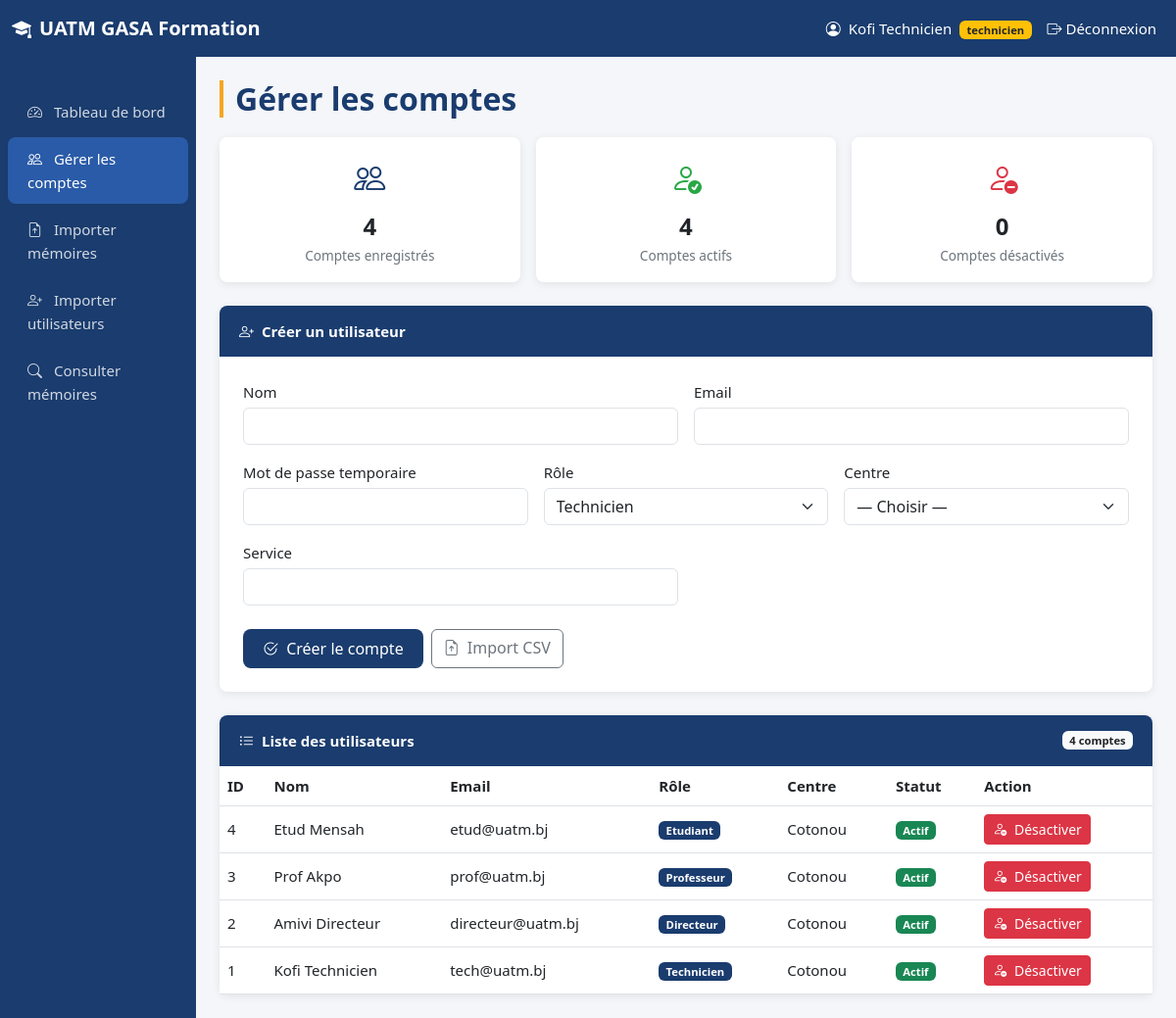
/views/technicien/gerer_comptes.php (signed in), run on the app's committed database.
### tables this page shows
CREATE TABLE utilisateur (
    id_utilisateur    INT AUTO_INCREMENT PRIMARY KEY,
    nom               VARCHAR(100) NOT NULL,
    email             VARCHAR(150) NOT NULL UNIQUE,
    mot_de_passe      VARCHAR(255) NOT NULL,   
    centre_id         INT NOT NULL,
    role              ENUM('etudiant','professeur','directeur','technicien') NOT NULL,
    est_actif         BOOLEAN DEFAULT TRUE,
    doit_changer_mdp  BOOLEAN DEFAULT TRUE,
    date_creation     DATETIME DEFAULT CURRENT_TIMESTAMP,
    FOREIGN KEY (centre_id) REFERENCES centre(id_centre)
);

CREATE TABLE centre (
    id_centre           INT AUTO_INCREMENT PRIMARY KEY,
    nom_centre          VARCHAR(100) NOT NULL,
    adresse             VARCHAR(255),
    telephone           VARCHAR(20),
    est_centre_principal BOOLEAN DEFAULT FALSE,
    created_at          DATETIME DEFAULT CURRENT_TIMESTAMP
);

### config/database.php (called while the page is built)
<?php
class Database {
    private $host = "localhost";
    private $dbname = "gestion_memoires";
    private $username = "root";
    private $password = "#ASSOGBAjb94#";
    public function connect() {
        try {
            $pdo = new PDO(
                "mysql:host=$this->host;dbname=$this->dbname;charset=utf8",
                $this->username,
                $this->password
            );
            $pdo->setAttribute(PDO::ATTR_ERRMODE, PDO::ERRMODE_EXCEPTION);
            return $pdo;
        } catch(PDOException $e) {
            die("Erreur de connexion : " . $e->getMessage());
        }
    }
}

### dao/UtilisateurDAO.php (called while the page is built, shortened)
<?php
require_once __DIR__ . '/../config/database.php';
class UtilisateurDAO
{
    private $pdo;
    public function __construct()
    {
        $database = new Database();
        $this->pdo = $database->connect();
    }
    public function getAllUtilisateurs()
    {
        $sql = "
            SELECT
                u.*,
                c.nom_centre
            FROM utilisateur u
            LEFT JOIN centre c ON c.id_centre = u.centre_id
            ORDER BY u.id_utilisateur DESC
        ";
        $requete = $this->pdo->query($sql);
        return $requete->fetchAll(PDO::FETCH_ASSOC);
    }
}

### views/technicien/gerer_comptes.php (the view, shortened to what this page needs)
<?php
require_once __DIR__ . '/../../dao/UtilisateurDAO.php';
$utilisateurDAO = new UtilisateurDAO();
$utilisateurs = $utilisateurDAO->getAllUtilisateurs();
$nbActifs    = count(array_filter($utilisateurs, fn($user) => $user['est_actif']));
$nbInactifs  = count($utilisateurs) - $nbActifs;
?>
<?php require_once __DIR__ . '/../layout/header.php'; ?>
<?php require_once __DIR__ . '/../layout/navbar.php'; ?>
<div class="container-fluid">
  <div class="row">
    <div class="col-md-2 px-0 sidebar">
      <nav class="nav flex-column pt-3">
        <a class="nav-link" href="/views/technicien/dashboard.php">
          <i class="bi bi-speedometer2"></i> Tableau de bord
        </a>
        <a class="nav-link active" href="/views/technicien/gerer_comptes.php">
          <i class="bi bi-people"></i> Gérer les comptes
        </a>
        <a class="nav-link" href="/views/technicien/importer_memoires.php">
          <i class="bi bi-file-earmark-arrow-up"></i> Importer mémoires
        </a>
        <a class="nav-link" href="/views/technicien/importer_utilisateurs.php">
          <i class="bi bi-person-plus"></i> Importer utilisateurs
        </a>
        <a class="nav-link" href="/views/commentateur/rechercher.php">
          <i class="bi bi-search"></i> Consulter mémoires
        </a>
      </nav>
    </div>
    <div class="col-md-10 p-4">
      <h2 class="section-title">Gérer les comptes</h2>
      <div class="row g-3 mb-4">
        <div class="col-12 col-md-4">
          <div class="card p-3 text-center">
            <div style="font-size:2rem;color:var(--primary)">
              <i class="bi bi-people"></i>
            </div>
            <div class="fw-bold mt-1" style="font-size:1.5rem"><?= count($utilisateurs) ?></div>
            <div style="color:var(--text-muted);font-size:0.85rem">Comptes enregistrés</div>
          </div>
        </div>
        <div class="col-12 col-md-4">
          <div class="card p-3 text-center">
            <div style="font-size:2rem;color:var(--success)">
              <i class="bi bi-person-check"></i>
            </div>
            <div class="fw-bold mt-1" style="font-size:1.5rem"><?= $nbActifs ?></div>
            <div style="color:var(--text-muted);font-size:0.85rem">Comptes actifs</div>
          </div>
        </div>
        <div class="col-12 col-md-4">
          <div class="card p-3 text-center">
            <div style="font-size:2rem;color:var(--danger)">
              <i class="bi bi-person-dash"></i>
            </div>
            <div class="fw-bold mt-1" style="font-size:1.5rem"><?= $nbInactifs ?></div>
            <div style="color:var(--text-muted);font-size:0.85rem">Comptes désactivés</div>
          </div>
        </div>
      </div>
      <div class="card mb-4">
        <div class="card-header-uatm">
          <i class="bi bi-person-plus me-2"></i>Créer un utilisateur
        </div>
        <div class="card-body p-4">
          <form method="POST" action="/controllers/TechnicienController.php">
            <div class="row g-3">
              <div class="col-12 col-md-6">
                <label for="nom">Nom</label>
                <input type="text" name="nom" id="nom" class="form-control mt-1" maxlength="100" required>
              </div>
              <div class="col-12 col-md-6">
                <label for="email">Email</label>
                <input type="email" name="email" id="email" class="form-control mt-1" maxlength="150" required>
              </div>
              <div class="col-12 col-md-4">
                <label for="mot_de_passe">Mot de passe temporaire</label>
                <input type="text" name="mot_de_passe" id="mot_de_passe" class="form-control mt-1" required>
              </div>
              <div class="col-12 col-md-4">
                <label for="role">Rôle</label>
                <select name="role" id="role" class="form-select mt-1" required>
                  <option value="technicien">Technicien</option>
                </select>
              </div>
              <div class="col-12 col-md-4">
                <label for="centre_id">Centre</label>
                <select name="centre_id" id="centre_id" class="form-select mt-1" required>
                  <option value="">— Choisir —</option>
                </select>
              </div>
              <div class="col-12 col-md-6 role-fields role-technicien">
                <label for="service">Service</label>
                <input type="text" name="service" id="service" class="form-control mt-1" maxlength="100">
              </div>
            </div>
            <div class="d-flex flex-wrap gap-2 mt-4">
              <button type="submit" class="btn btn-uatm">
                <i class="bi bi-check2-circle me-1"></i> Créer le compte
              </button>
              <a href="/views/technicien/importer_utilisateurs.php" class="btn btn-outline-secondary">
                <i class="bi bi-file-earmark-arrow-up me-1"></i> Import CSV
              </a>
            </div>
          </form>
        </div>
      </div>
      <div class="card">
        <div class="card-header-uatm d-flex justify-content-between align-items-center flex-wrap gap-2">
          <span><i class="bi bi-list-ul me-2"></i>Liste des utilisateurs</span>
          <span class="badge bg-light text-dark"><?= count($utilisateurs) ?> compte<?= count($utilisateurs) > 1 ? 's' : '' ?></span>
        </div>
        <div class="card-body p-0">
          <?php if (empty($utilisateurs)): ?>
            <div class="text-center text-muted py-4">
              <i class="bi bi-inbox" style="font-size:2rem"></i>
              <p class="mt-2 mb-0">Aucun utilisateur enregistré.</p>
            </div>
          <?php else: ?>
            <div class="table-responsive">
              <table class="table table-uatm table-hover mb-0 align-middle">
                <thead>
                  <tr>
                    <th>ID</th>
                    <th>Nom</th>
                    <th>Email</th>
                    <th>Rôle</th>
                    <th>Centre</th>
                    <th>Statut</th>
                    <th>Action</th>
                  </tr>
                </thead>
                <tbody>
                  <?php foreach ($utilisateurs as $user): ?>
                    <tr>
                      <td><?= (int) $user['id_utilisateur'] ?></td>
                      <td><?= htmlspecialchars($user['nom']) ?></td>
                      <td><?= htmlspecialchars($user['email']) ?></td>
                      <td>
                        <span class="badge bg-primary-uatm">
                          <?= htmlspecialchars(ucfirst($user['role'])) ?>
                        </span>
                      </td>
                      <td><?= htmlspecialchars($user['nom_centre'] ?? ('Centre #' . (int) $user['centre_id'])) ?></td>
                      <td>
                        <?php if ($user['est_actif']): ?>
                          <span class="badge bg-success">Actif</span>
                        <?php else: ?>
                          <span class="badge bg-secondary">Désactivé</span>
                        <?php endif; ?>
                      </td>
                      <td>
                        <?php if ($user['est_actif']): ?>
                          <form method="POST"
                                action="/controllers/TechnicienController.php"
                                onsubmit="return confirm('Désactiver ce compte ?')">
                            <button type="submit" class="btn btn-danger btn-sm">
                              <i class="bi bi-person-dash me-1"></i> Désactiver
                            </button>
                          </form>
                        <?php else: ?>
                          <span class="text-muted">Aucune action</span>
                        <?php endif; ?>
                      </td>
                    </tr>
                  <?php endforeach; ?>
                </tbody>
              </table>
            </div>
          <?php endif; ?>
        </div>
      </div>
    </div>
  </div>
</div>
<?php require_once __DIR__ . '/../layout/footer.php'; ?>

### views/layout/header.php (shortened to what this page needs)
<!DOCTYPE html>
<html lang="fr">
<head>
  <link href="https://cdn.jsdelivr.net/npm/bootstrap@5.3.0/dist/css/bootstrap.min.css" rel="stylesheet">
  <link href="https://cdn.jsdelivr.net/npm/bootstrap-icons@1.11.0/font/bootstrap-icons.css" rel="stylesheet">
  <link href="/public/css/style.css" rel="stylesheet">
</head>
<body>

### views/layout/navbar.php (shortened to what this page needs)
<nav class="navbar navbar-expand-lg navbar-uatm">
  <div class="container-fluid">
    <a class="navbar-brand fw-bold" href="/index.php">
      <i class="bi bi-mortarboard-fill me-2"></i>UATM GASA Formation
    </a>
    <div class="collapse navbar-collapse" id="navMain">
      <ul class="navbar-nav ms-auto align-items-center">
        <li class="nav-item">
          <span class="nav-link text-white-50">
            <i class="bi bi-person-circle me-1"></i>
            <?= htmlspecialchars($_SESSION['user_nom'] ?? '') ?>
            <span class="badge bg-warning text-dark ms-1">
              <?= htmlspecialchars($_SESSION['user_role'] ?? '') ?>
            </span>
          </span>
        </li>
        <li class="nav-item">
          <a class="nav-link" href="/logout.php">
            <i class="bi bi-box-arrow-right"></i> Déconnexion
          </a>
        </li>
      </ul>
    </div>
  </div>
</nav>

### views/layout/footer.php (shortened to what this page needs)
</body>
</html>

### public/css/style.css (style rules this page uses)
:root { --primary: #1A3C6E; --primary-light: #2A5BA8; --secondary: #F5A623; --success: #28A745; --danger: #DC3545; --warning: #FFC107; --info: #17A2B8; --bg-page: #F4F6F9; --bg-card: #FFFFFF; --text-main: #212529; --text-muted: #6C757D; --border: #DEE2E6; --font-main: 'Segoe UI', sans-serif; --radius: 8px; --shadow: 0 2px 8px rgba(0,0,0,0.08); }
* { box-sizing: border-box; margin: 0; padding: 0; }
body { font-family: var(--font-main); background: var(--bg-page); color: var(--text-main); font-size: 15px; line-height: 1.6; }
.navbar-uatm { background: var(--primary) !important; }
.navbar-uatm .navbar-brand, .navbar-uatm .nav-link { color: #fff !important; }
.sidebar { background: var(--primary); min-height: 100vh; padding-top: 1rem; }
.sidebar .nav-link { color: rgba(255,255,255,0.8); padding: 10px 20px; border-radius: var(--radius); margin: 2px 8px; transition: all 0.2s; }
.sidebar .nav-link:hover, .sidebar .nav-link.active { background: var(--primary-light); color: #fff; }
.sidebar .nav-link i { width: 20px; margin-right: 8px; }
.card { border: none; border-radius: var(--radius); box-shadow: var(--shadow); background: var(--bg-card); }
.card-header-uatm { background: var(--primary); color: #fff; border-radius: var(--radius) var(--radius) 0 0 !important; padding: 14px 20px; font-weight: 600; }
.btn-uatm { background: var(--primary); color: #fff; border: none; border-radius: var(--radius); padding: 8px 20px; transition: background 0.2s; }
.table-uatm thead { background: var(--primary); color: #fff; }
label { font-weight: 500; color: var(--text-main); }
.bg-primary-uatm { background: var(--primary) !important; color: #fff; }
.section-title { color: var(--primary); font-weight: 700; border-left: 4px solid var(--secondary); padding-left: 12px; margin-bottom: 20px; }
.table-responsive { overflow-x: auto; }
.table-responsive .table { min-width: 760px; }

### data on the page
utilisateur: id_utilisateur "4", nom "Etud Mensah", email "etud@uatm.bj", role "Etudiant", centre.nom_centre "Cotonou", est_actif "Actif"
utilisateur: id_utilisateur "3", nom "Prof Akpo", email "prof@uatm.bj", role "Professeur", centre.nom_centre "Cotonou", est_actif "Actif"
utilisateur: id_utilisateur "2", nom "Amivi Directeur", email "directeur@uatm.bj", role "Directeur", centre.nom_centre "Cotonou", est_actif "Actif"
utilisateur: id_utilisateur "1", nom "Kofi Technicien", email "tech@uatm.bj", role "Technicien", centre.nom_centre "Cotonou", est_actif "Actif"

### other printed values
$_SESSION['user_nom'] "Kofi Technicien"
$_SESSION['user_role'] "technicien"
count($utilisateurs) "4"
$nbActifs "4"
$nbInactifs "0"
